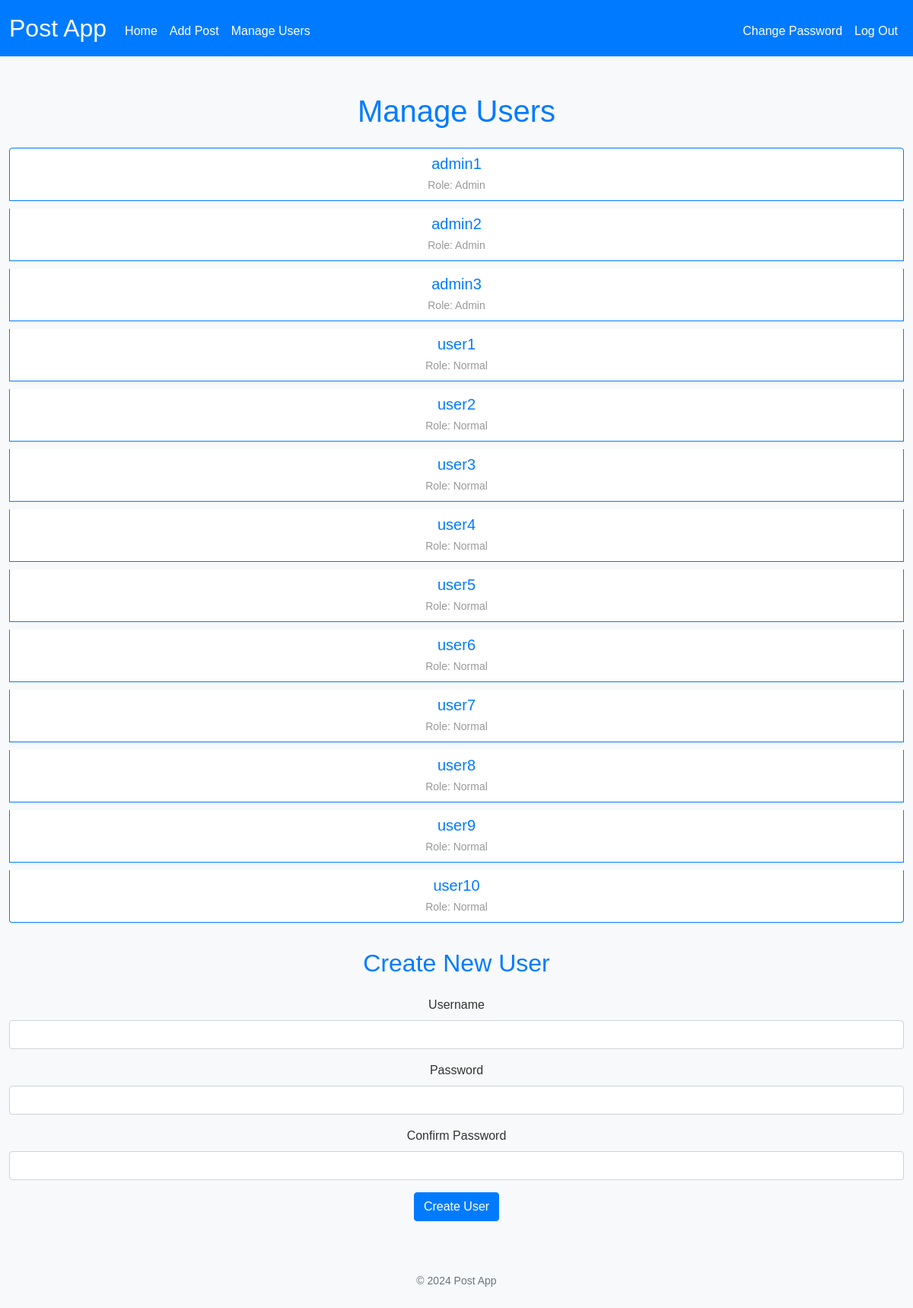
Page /admin/users (signed in) on the committed database.
### tables this page shows
CREATE TABLE users (
    id INTEGER PRIMARY KEY AUTOINCREMENT,
    username TEXT NOT NULL UNIQUE,
    hash TEXT NOT NULL,
    role TEXT NOT NULL CHECK (role IN ('Admin', 'Normal'))
);

### app.py (the view)
@app.route("/admin/users")
@login_required
@admin_required
def admin_users():
    users = db.execute("SELECT * FROM users")
    return render_template("admin_users.html", users=users)

### app.py (called while the page is built)
@app.after_request
def after_request(response):
    response.headers["Cache-Control"] = "no-cache, no-store, must-revalidate"
    response.headers["Expires"] = 0
    response.headers["Pragma"] = "no-cache"
    return response

### helpers.py (called while the page is built)
def login_required(f):
    @wraps(f)
    def decorated_function(*args, **kwargs):
        if session.get("user_id") is None:
            flash("Please log in to access this page.")
            return redirect("/login")
        return f(*args, **kwargs)
    return decorated_function

def admin_required(f):
    @wraps(f)
    def decorated_function(*args, **kwargs):
        if session.get("user_role") != "Admin":
            flash("Unauthorized access. Admins only.")
            return redirect("/")
        return f(*args, **kwargs)
    return decorated_function

### templates/admin_users.html (shortened to what this page needs)
{% extends "layout.html" %}
{% block main %}
    <h1 class="mb-4">Manage Users</h1>
    <div class="list-group mb-4">
        {% for user in users %}
            <div class="list-group-item">
                <h5 class="mb-1">{{ user.username }}</h5>
                <small>Role: {{ user.role }}</small>
            </div>
        {% endfor %}
    </div>
    <h2 class="mb-4">Create New User</h2>
    <form action="/admin/users" method="post">
        <div class="mb-3">
            <label for="username" class="form-label">Username</label>
            <input type="text" class="form-control" id="username" name="username" required>
        </div>
        <div class="mb-3">
            <label for="password" class="form-label">Password</label>
            <input type="password" class="form-control" id="password" name="password" required>
        </div>
        <div class="mb-3">
            <label for="confirmation" class="form-label">Confirm Password</label>
            <input type="password" class="form-control" id="confirmation" name="confirmation" required>
        </div>
        <button class="btn btn-primary" type="submit">Create User</button>
    </form>
{% endblock %}

### templates/layout.html (shortened to what this page needs)
<!DOCTYPE html>
<html lang="en">
<head>
    <link href="https://cdn.jsdelivr.net/npm/bootstrap@5.1.3/dist/css/bootstrap.min.css" rel="stylesheet">
    <link href="/static/styles.css" rel="stylesheet">
</head>
<body>
    <nav class="navbar navbar-expand-md navbar-light">
        <div class="container-fluid">
            <a class="navbar-brand" href="/">Post App</a>
            <div class="collapse navbar-collapse" id="navbar">
                {% if session["user_id"] %}
                    {% set user_role = session["user_role"] %}
                    <ul class="navbar-nav me-auto mt-2">
                        <li class="nav-item"><a class="nav-link" href="/">Home</a></li>
                        {% if user_role == "Admin" %}
                            <li class="nav-item"><a class="nav-link" href="/admin/posts">Add Post</a></li>
                            <li class="nav-item"><a class="nav-link" href="/admin/users">Manage Users</a></li>
                        {% endif %}
                    </ul>
                    <ul class="navbar-nav ms-auto mt-2">
                        <li class="nav-item"><a class="nav-link" href="/changepassword">Change Password</a></li>
                        <li class="nav-item"><a class="nav-link" href="/logout">Log Out</a></li>
                    </ul>
                {% endif %}
            </div>
        </div>
    </nav>
    <main class="container-fluid py-5 text-center">
        {% block main %}{% endblock %}
    </main>
    <footer class="mb-5 small text-center text-muted">
        &copy; 2024 Post App
    </footer>
</body>
</html>

### static/styles.css (style rules this page uses)
body { font-family: 'Arial', sans-serif; background-color: #f8f9fa; color: #333; }
.navbar { background-color: #007bff; }
.navbar-brand { font-size: xx-large; color: #fff !important; }
.nav-link { color: #fff !important; }
.container-fluid { max-width: 1200px; }
h1, h2 { color: #007bff; }
.list-group-item { margin-bottom: 10px; border: 1px solid #007bff; }
.list-group-item h5 { color: #007bff; }
.list-group-item small { color: #999; }
footer { margin-top: 20px; color: #666; }
.btn-primary { background-color: #007bff; border-color: #007bff; }

### rows in the picture
users: username "admin1", role "Admin"
users: username "admin2", role "Admin"
users: username "admin3", role "Admin"
users: username "user1", role "Normal"
users: username "user2", role "Normal"
users: username "user3", role "Normal"
users: username "user4", role "Normal"
users: username "user5", role "Normal"
users: username "user6", role "Normal"
users: username "user7", role "Normal"
users: username "user8", role "Normal"
users: username "user9", role "Normal"
users: username "user10", role "Normal"
